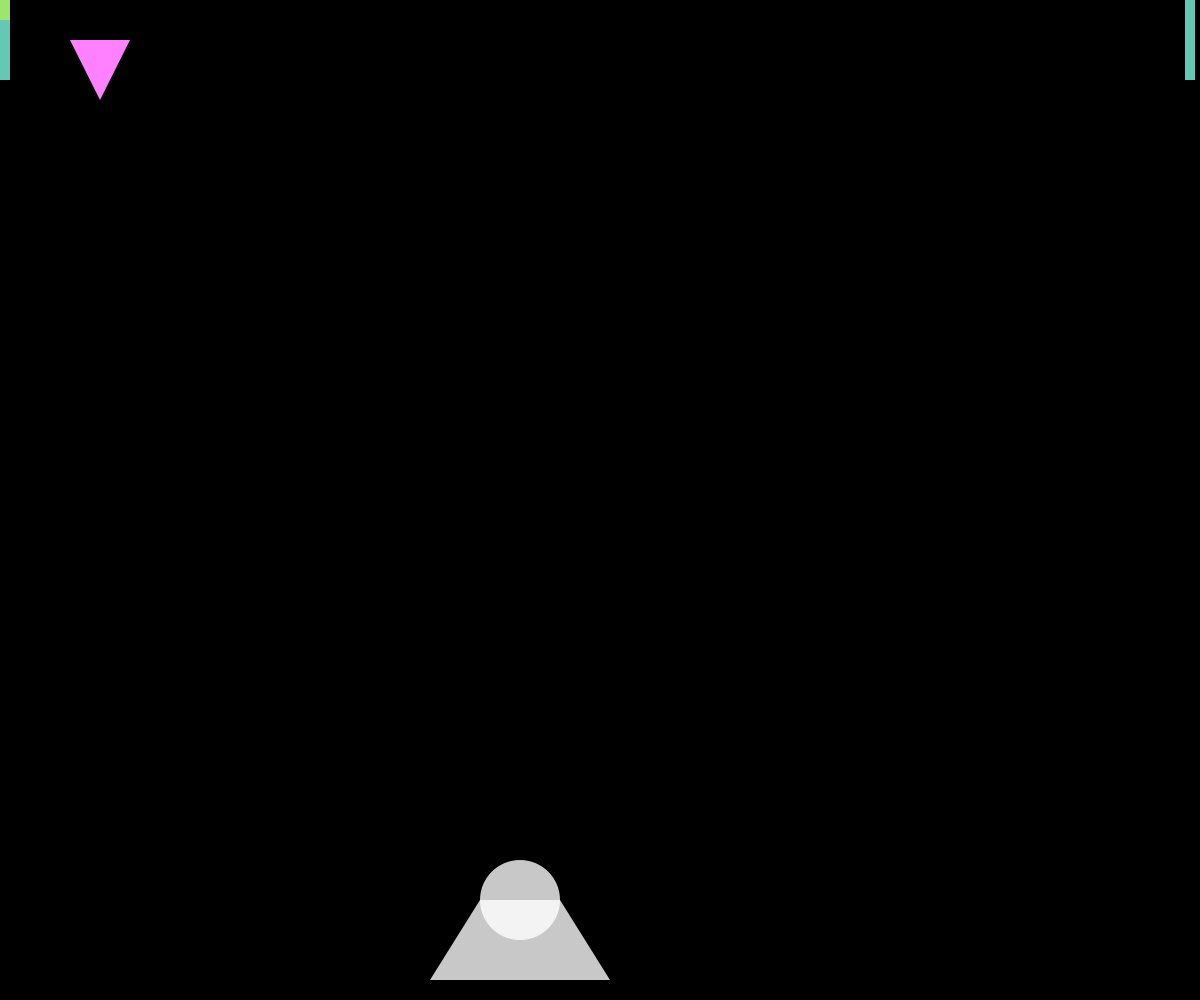
Frame 1 (no input)
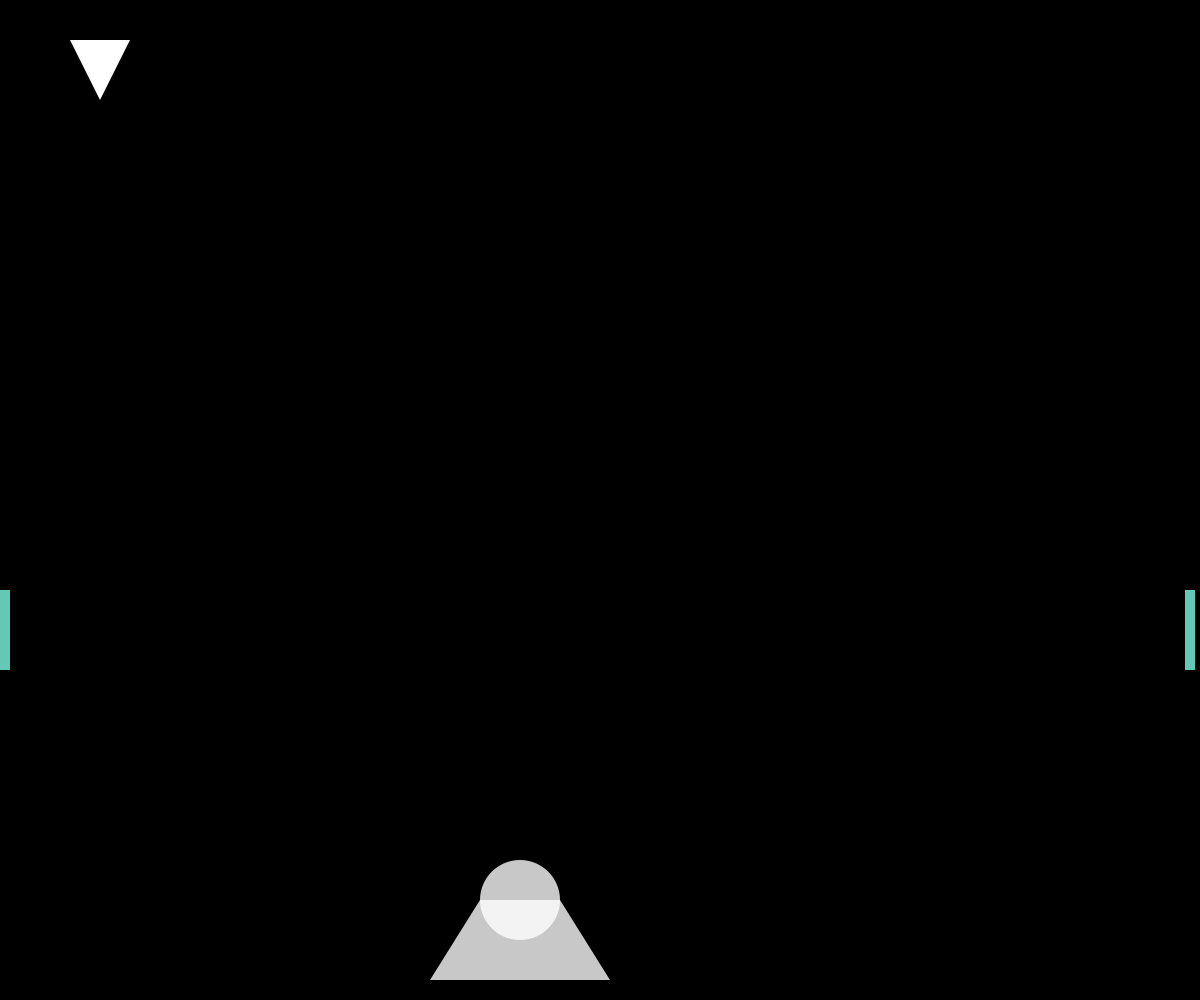
Frame 60 (the mouse pressed at the canvas centre just before this capture)
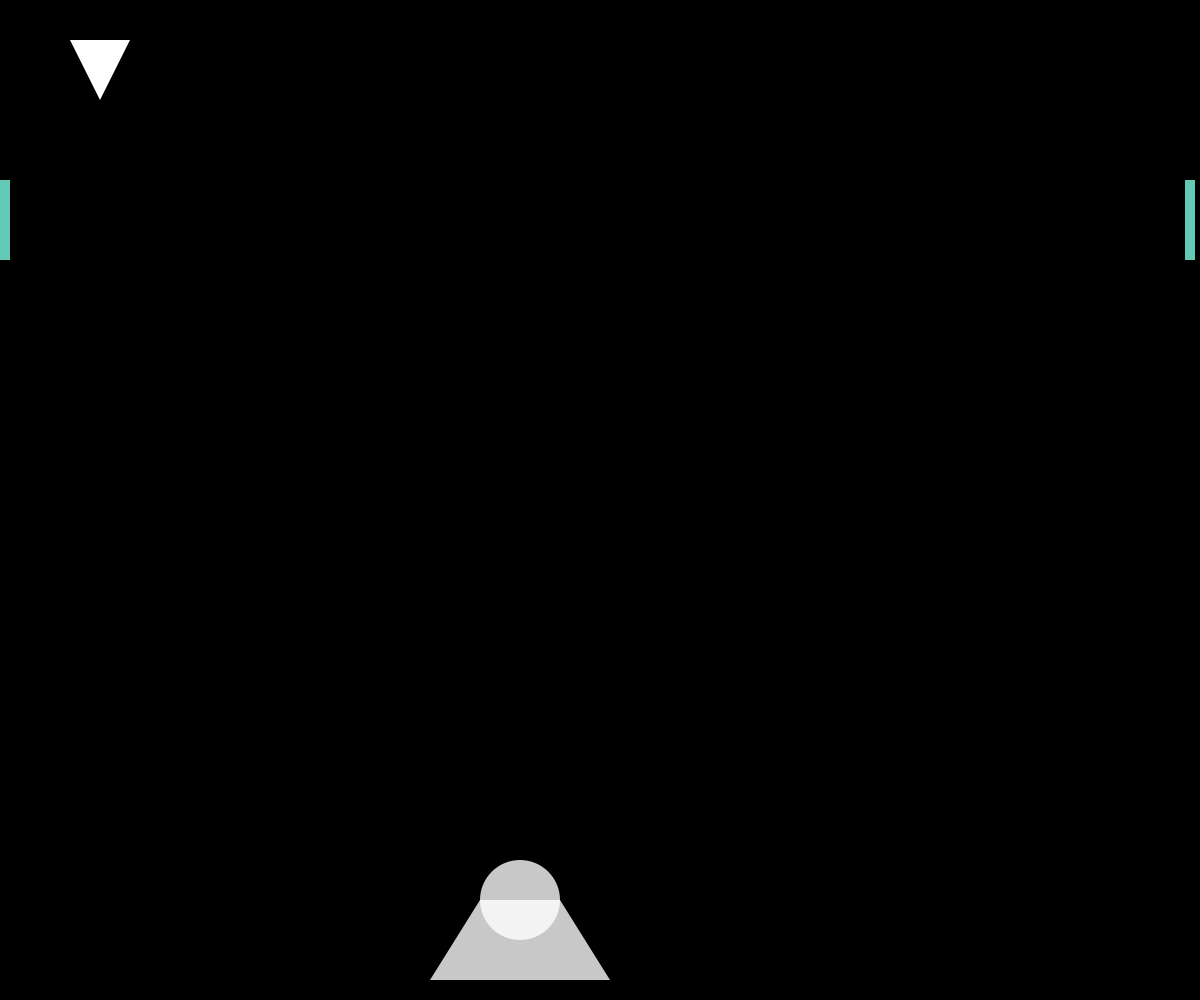
Frame 120 (the mouse held since frame 60 and released just before this capture)

The Processing sketch that drew these frames (run headless with seeded random() and noise(); from frame 60 on, the mouse is pressed at the canvas centre):

// Processing sketch: processing_129842
// ── processing_129842.pde

//'e' == up. 's' == left. 'f' == right.
//'d' == down. ENTER for beam.
//Don't know why enemies don't appear.
//In progress of fixing. Anyone analyze and figure out problem plz.
int spaceshipx, spaceshipy, beamx, beamy, box, score;
Enemy enemy = new Enemy();

void setup()
{
  spaceshipx = 480;
  spaceshipy = 900;
  size(1200, 1000);
}

void draw()
{
  beamy -= 20;
  noStroke();
  background(0);
  fill(100, 200, 183);
  rect(0, box, 10, 80);
  rect(width - 15, box, 10, 80); 
  box += 10;
  if (box > height)
  {
    box = 0;
  }
  enemy.drawer();
  fill(500, 500, 500, 200);
  ellipse(spaceshipx + 40, spaceshipy, 80, 80);
  rect(spaceshipx, spaceshipy, 80, 80);
  triangle(spaceshipx, spaceshipy, spaceshipx, spaceshipy + 80, spaceshipx - 50, spaceshipy + 80);
  triangle(spaceshipx + 80, spaceshipy, spaceshipx + 80, spaceshipy + 80, spaceshipx + 130, spaceshipy + 80);
  fill(random(500), random(500), random(200));
  rect(beamx, beamy, 10, 40);
  enemy.update();
  beam();
  move();
}

void beam()
{
  if (key == ENTER)
  {
    beamx = spaceshipx + 35;
    beamy = spaceshipy - 80;
  }
}

void move()
{
  if (key == 'g')
  {
    spaceshipx += 5;
    spaceshipy += 5;
    key = 'h';
  }
  if (key == 'a')
  {
    spaceshipx -= 5;
    spaceshipy += 5;
    key = 'h';
  }
  if (key == 'r')
  {
    spaceshipx += 5;
    spaceshipy -= 5;
    key = 'h';
  }
  if (key == 'w')
  {
    spaceshipx -= 5;
    spaceshipy -= 5;
    key = 'h';
  }
  if (key == 'f')
  {
    spaceshipx += 8;
    key = 'h';
  }
  if (key == 'e')
  {
    spaceshipy -= 8;
    key = 'h';
  }
  if (key == 'd')
  {
    spaceshipy += 8;
    key = 'h';
  }
  if (key == 's')
  {
    spaceshipx -= 8;
    key = 'h';
  }
}
class Enemy
{
  float big, boy, size = 10;
  int  decoy, i, velocityy = 20, velocityx = width / 2;
  ArrayList<Integer> enemyx;
  ArrayList<Integer> enemyy;

  void drawer()
  {
    enemyx = new ArrayList<Integer>();
    enemyy = new ArrayList<Integer>();
    enemyx.add(velocityx);
    enemyy.add(velocityy);
    for (int i = 0; i < enemyx.size(); i++)
    { 
      fill(random(500), random(500), random(500));
      triangle((enemyx.get(i) - 30) + velocityx, (enemyy.get(i)) + velocityy, (enemyx.get(i) + 30) + velocityx, (enemyy.get(i)) + velocityy, (enemyx.get(i)) + velocityx, (enemyy.get(i) + 60) + velocityy);
      decoy = i;
      move();
      big = random(size);
      if (big == 1)
      {
        velocityx = 600;
        velocityy = 20; 
        enemyx.add(velocityx);
        enemyy.add(velocityy);
      }
    }
  }

  void update()
  {
    move();
    hitdetection();
  }

  void hitdetection()
  {
    if ((beamx < enemyx.get(decoy) + 30) && (beamx > enemyx.get(decoy) - 30) && (beamy > enemyy.get(decoy)) && (beamy < enemyy.get(decoy) + 60))
    {
      score += 10;
      enemyx.remove(decoy);
      enemyy.remove(decoy);
    }
    if ((enemyx.get(decoy) + 30) > width || (enemyx.get(decoy) - 30) < 0)
    {
      velocityx = -velocityx;
    }
    if (enemyy.get(decoy) < 0 || (enemyy.get(decoy) + 60) > height)
    {
      velocityy = -velocityy;
    }
  }

  void move()
  {
    boy = random(4);
    if (boy == 1)
    {
      velocityx += 10;
    }
    if (boy == 2)
    {
      velocityx -= 10;
    }
    if (boy == 3)
    {
      velocityy += 10;
    }
    if (boy == 4)
    {
      velocityy -= 10;
    }
  }
}
